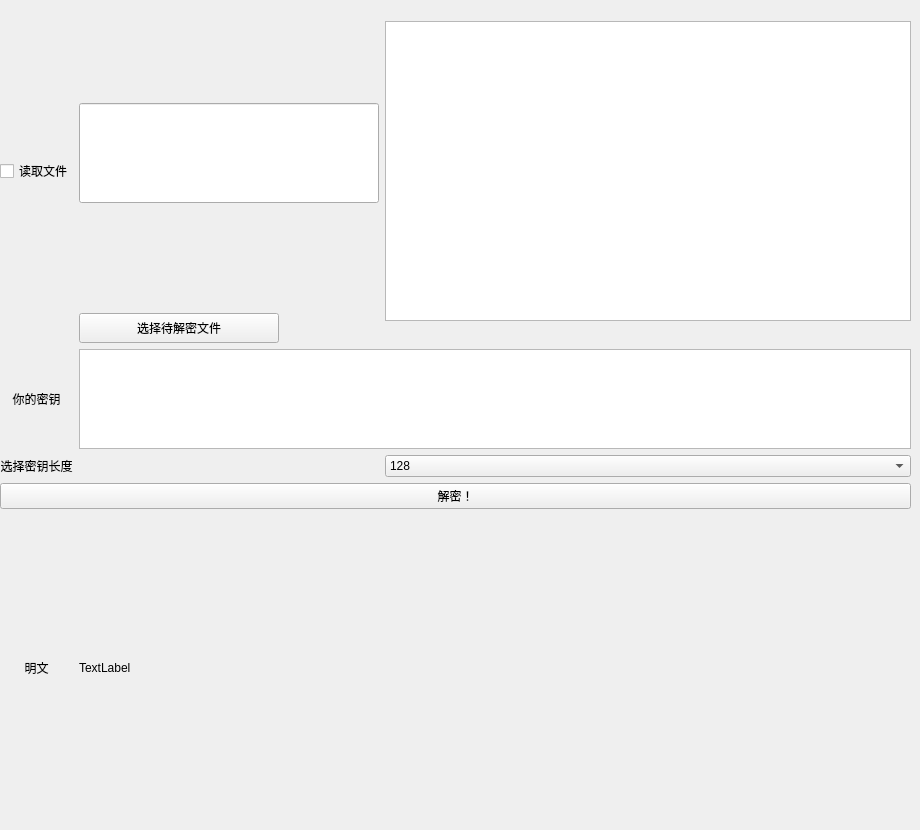
      <widget class="QWidget" name="page_11">
       <widget class="QWidget" name="gridLayoutWidget_4">
        <property name="geometry">
         <rect>
          <x>0</x>
          <y>0</y>
          <width>911</width>
          <height>821</height>
         </rect>
        </property>
        <layout class="QGridLayout" name="gridLayout_5">
         <item row="2" column="1">
          <widget class="QPushButton" name="pushButton_31">
           <property name="maximumSize">
            <size>
             <width>200</width>
             <height>30</height>
            </size>
           </property>
           <property name="layoutDirection">
            <enum>Qt::LeftToRight</enum>
           </property>
           <property name="text">
            <string>选择待解密文件</string>
           </property>
           <property name="checkable">
            <bool>false</bool>
           </property>
          </widget>
         </item>
         <item row="0" column="2" rowspan="3">
          <widget class="QPlainTextEdit" name="plainTextEdit_9">
           <property name="maximumSize">
            <size>
             <width>16777215</width>
             <height>300</height>
            </size>
           </property>
          </widget>
         </item>
         <item row="6" column="0" colspan="3">
          <widget class="QPushButton" name="pushButton_32">
           <property name="text">
            <string>解密！</string>
           </property>
          </widget>
         </item>
         <item row="4" column="1" colspan="2">
          <widget class="QPlainTextEdit" name="plainTextEdit_10">
           <property name="maximumSize">
            <size>
             <width>16777215</width>
             <height>100</height>
            </size>
           </property>
          </widget>
         </item>
         <item row="5" column="0">
          <widget class="QLabel" name="label_17">
           <property name="maximumSize">
            <size>
             <width>300</width>
             <height>16777215</height>
            </size>
           </property>
           <property name="text">
            <string>选择密钥长度</string>
           </property>
           <property name="alignment">
            <set>Qt::AlignCenter</set>
           </property>
          </widget>
         </item>
         <item row="5" column="2">
          <widget class="QComboBox" name="comboBox_5">
           <item>
            <property name="text">
             <string>128</string>
            </property>
           </item>
           <item>
            <property name="text">
             <string>192</string>
            </property>
           </item>
           <item>
            <property name="text">
             <string>256</string>
            </property>
           </item>
          </widget>
         </item>
         <item row="0" column="1" rowspan="2">
          <widget class="QLineEdit" name="lineEdit_5">
           <property name="maximumSize">
            <size>
             <width>300</width>
             <height>100</height>
            </size>
           </property>
          </widget>
         </item>
         <item row="0" column="0" rowspan="3">
          <widget class="QCheckBox" name="checkBox_8">
           <property name="text">
            <string>读取文件</string>
           </property>
          </widget>
         </item>
         <item row="7" column="0" rowspan="2">
          <widget class="QLabel" name="label_18">
           <property name="text">
            <string>明文</string>
           </property>
           <property name="alignment">
            <set>Qt::AlignCenter</set>
           </property>
          </widget>
         </item>
         <item row="7" column="1" rowspan="2" colspan="2">
          <widget class="QLabel" name="label_19">
           <property name="maximumSize">
            <size>
             <width>16777215</width>
             <height>300</height>
            </size>
           </property>
           <property name="text">
            <string>TextLabel</string>
           </property>
          </widget>
         </item>
         <item row="4" column="0">
          <widget class="QLabel" name="label_20">
           <property name="text">
            <string>你的密钥</string>
           </property>
           <property name="alignment">
            <set>Qt::AlignCenter</set>
           </property>
          </widget>
         </item>
        </layout>
       </widget>
      </widget>
